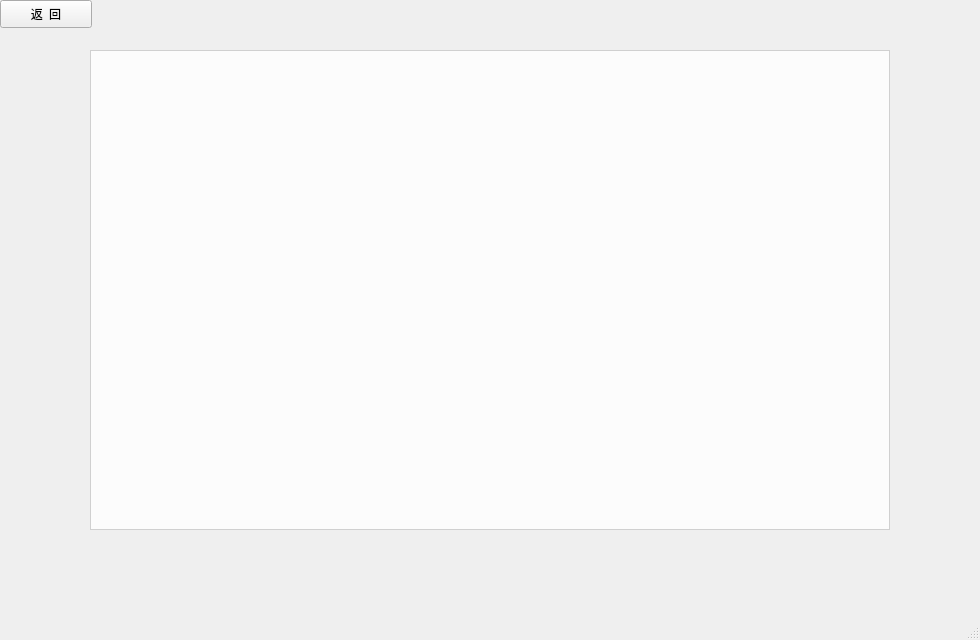
<?xml version="1.0" encoding="UTF-8"?>
<ui version="4.0">
 <class>Assets_inspect</class>
 <widget class="QMainWindow" name="Assets_inspect">
  <property name="geometry">
   <rect>
    <x>0</x>
    <y>0</y>
    <width>980</width>
    <height>640</height>
   </rect>
  </property>
  <property name="windowTitle">
   <string>MainWindow</string>
  </property>
  <property name="styleSheet">
   <string notr="true">background:url(:/images/back_fuzzy.jpg)</string>
  </property>
  <widget class="QWidget" name="centralwidget">
   <widget class="QPushButton" name="ReturnButton">
    <property name="geometry">
     <rect>
      <x>0</x>
      <y>0</y>
      <width>92</width>
      <height>28</height>
     </rect>
    </property>
    <property name="font">
     <font>
      <family>微软雅黑</family>
     </font>
    </property>
    <property name="cursor">
     <cursorShape>PointingHandCursor</cursorShape>
    </property>
    <property name="text">
     <string>返  回</string>
    </property>
   </widget>
   <widget class="QTableView" name="tableView">
    <property name="geometry">
     <rect>
      <x>90</x>
      <y>50</y>
      <width>800</width>
      <height>480</height>
     </rect>
    </property>
    <property name="font">
     <font>
      <family>微软雅黑</family>
     </font>
    </property>
    <property name="styleSheet">
     <string notr="true">background:rgba(255,255,255,200)</string>
    </property>
   </widget>
  </widget>
  <widget class="QMenuBar" name="menubar">
   <property name="geometry">
    <rect>
     <x>0</x>
     <y>0</y>
     <width>980</width>
     <height>26</height>
    </rect>
   </property>
  </widget>
  <widget class="QStatusBar" name="statusbar"/>
 </widget>
 <resources/>
 <connections/>
</ui>
